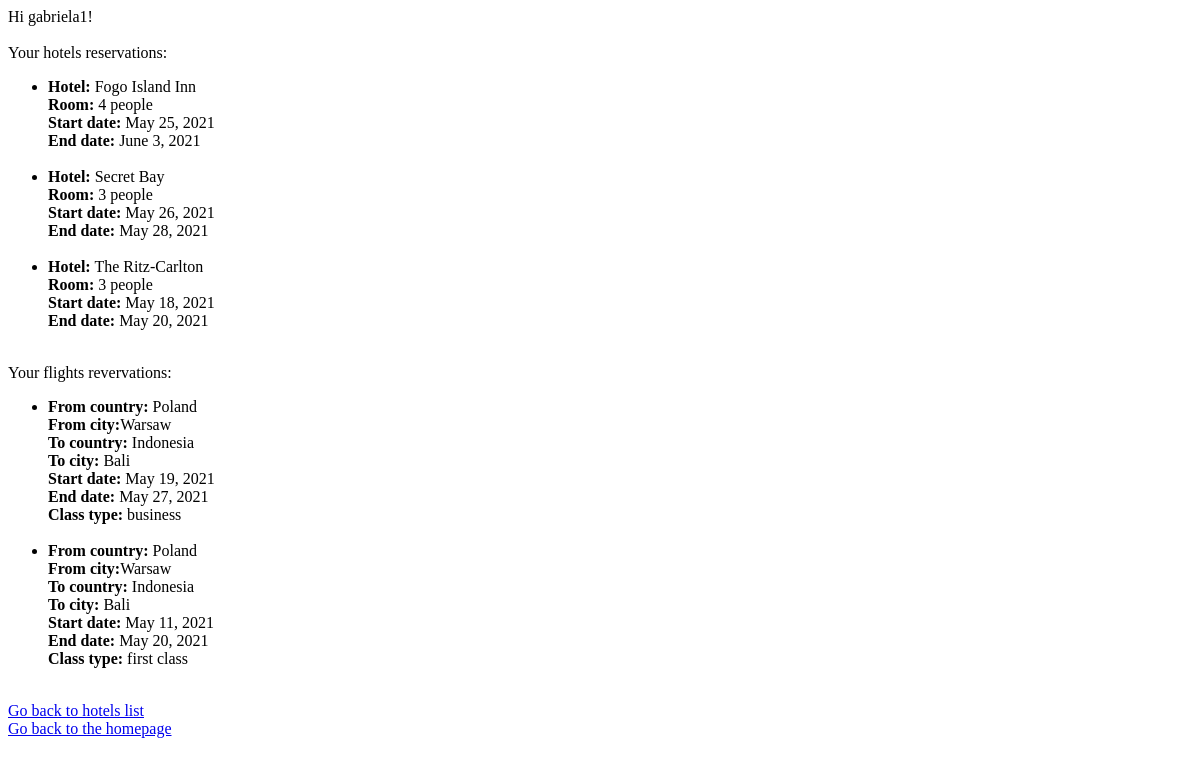
The app's page /user-reservations/ (signed in), older data.
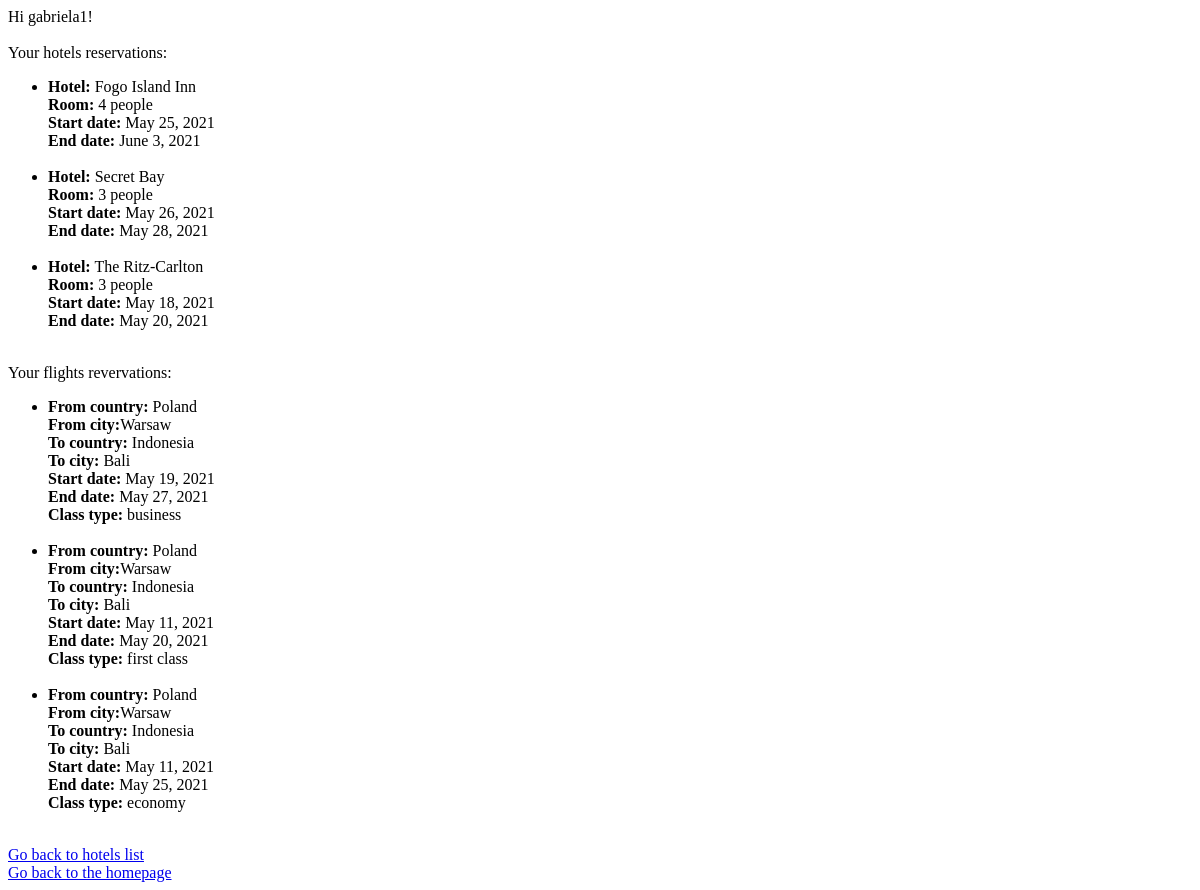
The same page, newer data.
### travel_agency_app/models.py (models this page shows)
class HotelBooking(models.Model):
    user = models.ForeignKey(User, null=True, blank=True, on_delete=models.CASCADE)
    hotel = models.ForeignKey(Hotel, on_delete=models.CASCADE, null=True, blank=True)
    bookingStartDate = models.DateField()
    bookingEndDate = models.DateField()
    room = models.CharField(
        max_length=64,
        choices=ROOM_TYPE,
    )

class Hotel(models.Model):
    name = models.CharField(max_length=64, default='Hotel')
    country = models.CharField(max_length=64)
    city = models.CharField(max_length=64)
    address = models.CharField(max_length=64)
    description = models.CharField(max_length=1000, null=True, blank=True)
    image = models.ImageField(upload_to='hotel/', null=True, blank=True)
    def __str__(self):
        return self.name

class Flight(models.Model):
    user = models.ForeignKey(User, null=True, blank=True, on_delete=models.CASCADE)
    fromCountry = models.CharField(max_length=64, default='Poland')
    fromCity = models.CharField(max_length=64, default='Warsaw')
    toCountry = models.CharField(max_length=64, default='Indonesia')
    toCity = models.CharField(max_length=64, default='Bali')
    startDate = models.DateField()
    endDate = models.DateField()
    classType = models.CharField(max_length=64, choices=CLASS_TYPE)

### travel_agency_app/views.py (the view)
# urls.py: path('user-reservations/', travel_agency_views.ReservationsView.as_view(), name='user-reservations'),
class ReservationsView(LoginRequiredMixin, ListView):
    model = HotelBooking
    template_name = 'reservations_list.html'
    context_object_name = 'reservations'
    def get_queryset(self):
        return self.model.objects.all().filter(user_id=self.request.user)
    def get_context_data(self, **kwargs):
        context = super(ReservationsView, self).get_context_data(**kwargs)
        context['flights'] = Flight.objects.filter(user_id=self.request.user)
        return context

### templates/reservations_list.html
{% extends 'base.html' %}
{% block content %}
{% if user.is_authenticated %}
  Hi {{ user.username }}!<br><br>
{% else %}
Welcome to the TraveLove agency! Explore world with us!<br><br>
  <p>You are not logged in</p>
  <p>Please login or sign up</p>
  <a href="{% url 'login' %}">Log In</a><br>
  <a href="{% url 'signup' %}">Sign Up</a>
{% endif %}
Your hotels reservations:
<ul>
    {% for reservation in reservations %}
    <li><strong>Hotel:</strong> {{ reservation.hotel }}<br>
            <strong>Room:</strong> {{ reservation.room }}<br>
            <strong>Start date:</strong> {{ reservation.bookingStartDate }}<br>
            <strong>End date: </strong>{{ reservation.bookingEndDate }}</li><br>
    {% endfor %}
  </ul>
Your flights revervations:
<ul>
    {% for flight in flights %}
        <li> <strong>From country: </strong>{{ flight.fromCountry }}<br>
       <strong> From city:</strong>{{ flight.fromCity }}<br>
       <strong> To country:</strong> {{ flight.toCountry }}<br>
       <strong> To city:</strong> {{ flight.toCity }}<br>
       <strong> Start date: </strong>{{ flight.startDate }}<br>
      <strong>  End date:</strong> {{ flight.endDate }}<br>
      <strong>  Class type: </strong>{{ flight.classType }}</li><br>
    {% endfor %}
</ul>
<a href="{% url 'hotels' %}">Go back to hotels list</a><br>
<a href="{% url 'explore' %}">Go back to the homepage</a>
{% endblock %}

Row changes from the older to the newer data that the page shows:
added Flight: fromCountry "Poland", fromCity "Warsaw", toCountry "Indonesia", toCity "Bali", startDate "May 11, 2021", endDate "May 25, 2021", classType "economy"
